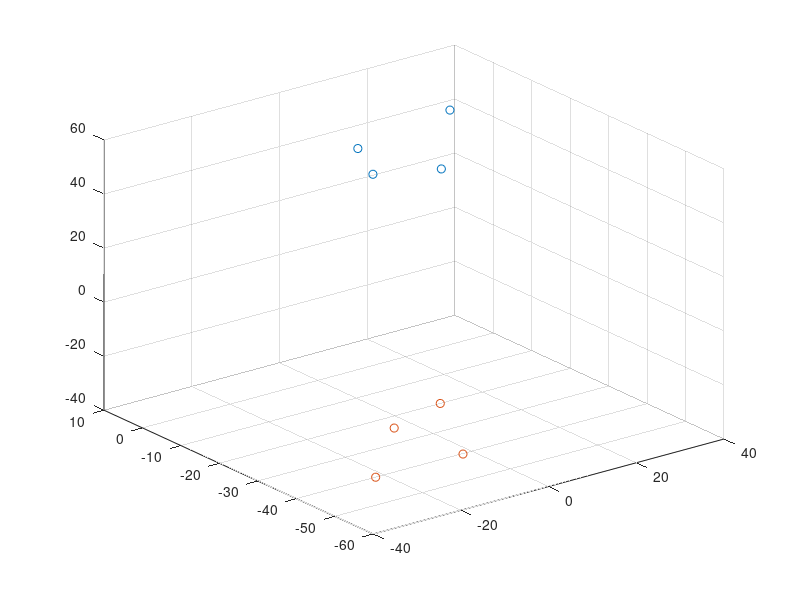
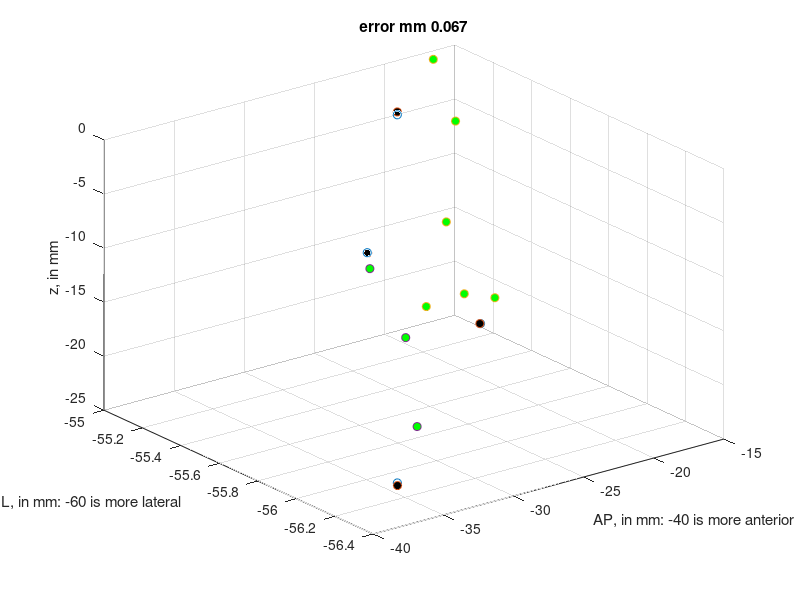

These charts were generated, in order, by the following MATLAB code: (Note: this script raises an error after producing the figures.)
%%%% microCT (micro photonics) coordinates

%based on micro photonics dataviewer coordinates, finding center of
%fiducial/well by eye:

%xyz are in pixel units, each pixel is 20 micron isotropic. 

fiducial_locations=[378,72,2201; 
                    674, 72, 2255;
                    1372, 72, 2205; %double check 72 vs 74
                    878, 72, 1959;
                    1174, 72, 1955;
                    974, 72, 1607];
                
added_fiducial_locations=[928,72,1366;%(CT only shows holes) for right hemisphere added.    
                          1228,72,1270;
                          530,72,1213];              
                
% well_locations = [526, 80, 2007;%new orientation: 2
%                   1576, 80, 2257; %new orientation: 1
%                   698, 80, 1455;  %new orientation: 4
%                   1478, 80, 1211]; %new orientation: 3 -- %80-88 about equally likely for all wells. 

well_locations = [526, 80, 2007;
    698, 80, 1455;
    1576, 80, 2257;
    1478, 80, 1211;
    ];

           
              %plot to confirm no blatant data entry errors
% figure,
% scatter3(fiducial_locations(:,1),fiducial_locations(:,2),fiducial_locations(:,3)); hold all;
% scatter3(well_locations(:,1),well_locations(:,2),well_locations(:,3));
% scatter3(added_fiducial_locations(:,1),added_fiducial_locations(:,2),added_fiducial_locations(:,3));


% %compute some distances between points and compare to rough caliper measurement
% norm(fiducial_locations(1,:)-fiducial_locations(2,:))*20 %6mm, correct
% norm(fiducial_locations(2,:)-fiducial_locations(3,:))*20 %14mm, correct
% norm(fiducial_locations(3,:)-fiducial_locations(4,:))*20 %11mm, correct
% norm(fiducial_locations(4,:)-fiducial_locations(5,:))*20 %6mm, correct
% norm(fiducial_locations(5,:)-fiducial_locations(6,:))*20 %8mm, correct
% 
% norm(added_fiducial_locations(1,:)-added_fiducial_locations(2,:))*20 %6mm, correct
% norm(added_fiducial_locations(2,:)-added_fiducial_locations(3,:))*20 %14mm, correct
% 


%compute distances in calibrated xray of fiducials



%find well locations [in mm] in MRI
%based on Atomo 230512,
%/Users/alinapeter/Documents/Atomo_right_chamber_xray230512,
%MPRAGE_500mu_HF scan only, which was adjusted during scan and then in
%slicer so grid is straight. 

%locations in coordinates S, A, R
% MRI_well_locations=[-3.79, -17.88, 63.74;
%                           17.24, -13.12, 63.41;
%                           -0.41 -29.12 63.78;
%                           15.06 -33.96 63.53];
MRI_well_locations_FH=[-3.63,-20.54,-55.15; %top posterior well
    -7.38, -31.35, -55.8;
    -24.5,-15.34,-55.04;
    -23.00, -36.15,-56.25];

MRI_well_locations_HF=[-3.4,-20.26,-55.04; %top posterior well
    -7.25, -31.62, -55.7;
    -24.4,-15.2,-55.26;
    -23.28, -36.14,-56.24];
MRI_well_locations=(MRI_well_locations_HF+MRI_well_locations_FH)./2;

% MRI_well_locations=[-9.4, -22.5, -56.6; %top posterior well
%     -6.07, -33.5, -56.5;
%     12.24 -17.7 -56.3;
%     9.3 -38.7 -56.4];

MRI_well_locations=[MRI_well_locations(:,2) MRI_well_locations(:,3) MRI_well_locations(:,1)];
%check distances between MRI well locations similar to differences in
%CT/reality.
% norm(MRI_well_locations(1,:)-MRI_well_locations(2,:)) %11.5, roughly correct
% norm(MRI_well_locations(2,:)-MRI_well_locations(3,:)) %24.2, correct
% norm(MRI_well_locations(3,:)-MRI_well_locations(4,:))  %21.2, roughly correct


 

%find amygdala top, bottom, center, M, L, and some blood vessel coordinates
%[in mm]

MRI_amy_locations_FH=[-10.66, -21.9, -8.47;
    -17.3,-21.9,-8.47;
    -14.8, -20.4, -8.9;
    -14.8, -23.4, -8.9;
    -14.8, -21.9, -11;%down - (:,1) is z
     -14.8, -21.9, -5.7;];
 

MRI_amy_locations_HF=[-11.14, -21.5, -8.97;
    -17.28,-21.5,-8.97;
    -14.6, -20, -8.97;
    -14.6, -23, -8.97;
    -14.6, -21.5, -11.16;%down - (:,1) is z
     -14.6, -21.5, -6.8;]; 
               
MRI_amy_locations=(MRI_amy_locations_HF+MRI_amy_locations_FH)./2;


MRI_amy_locations=[MRI_amy_locations(:,2) MRI_amy_locations(:,3) MRI_amy_locations(:,1)];
%convert fiducial + well location to mm
well_locations_mm = well_locations*20; %from pixel to micron
well_locations_mm = well_locations_mm*0.001; %from micron to mm


fiducial_locations_mm=fiducial_locations*20*0.001;
added_fiducial_locations_mm=added_fiducial_locations*20*0.001;

%find vector to shift from MRI well location to fiducial well location
%based on each location separately, or minimizing all points


figure,
scatter3(well_locations_mm(:,1),well_locations_mm(:,2),well_locations_mm(:,3)); hold all;
scatter3(MRI_well_locations(:,1),MRI_well_locations(:,2),MRI_well_locations(:,3))



%Procrustes tilt to MRI locations
meanMRISpace = mean(MRI_well_locations,1); %targetSpace delta
meanxraySpace   = mean(well_locations_mm,1); %mu
%

M=(well_locations_mm-meanxraySpace);
[Ux,S_xray,Vx]=svd(M);


M=(MRI_well_locations-meanMRISpace);
[Uc,S_MRI,Vc]=svd(M);
S_MRI=S_MRI(1:3,:); %Vc transposed compared to python
Uc=Uc(:,1:3);
F_MRI=Uc*S_MRI; %principle components of target space
[U_xray_to_F_MRI,~,V_xray_to_F_MRI]=svd((well_locations_mm-meanxraySpace)'*F_MRI);
Qf=U_xray_to_F_MRI*(V_xray_to_F_MRI');
Qa1=U_xray_to_F_MRI*diag([1,1,1])*V_xray_to_F_MRI';
Qa2=U_xray_to_F_MRI*diag([1,1,-1])*V_xray_to_F_MRI';

xrayCenter_a1=(zeros(1,3)-meanxraySpace)*Qa1*Vc'+meanMRISpace;
%xrayCenter_a2=(zeros(1,3)-meanxraySpace)*Qa2*Vc'+meanMRISpace;


%if norm(xrayCenterInMRI_hat-xrayCenter_a1)<norm(xrayCenterInMRI_hat-xrayCenter_a2)
    
    well_locations_mmA1=((well_locations_mm-meanxraySpace)*Qa1*Vc')+meanMRISpace;
    
%else
    
    %well_locations_mmA2=(well_locations_mm-meanxraySpace)*Qa2*Vc+meanMRISpace;
    
%end

%move CT into MRI space 
well_locations_mm=well_locations_mmA1;
fiducial_locations_mm=((fiducial_locations_mm-meanxraySpace)*Qa1*Vc')+meanMRISpace;
added_fiducial_locations_mm=((added_fiducial_locations_mm-meanxraySpace)*Qa1*Vc')+meanMRISpace;




figure,
scatter3(well_locations_mmA1(:,1),well_locations_mmA1(:,2),well_locations_mmA1(:,3)); hold all;
%scatter3(well_locations_mmA2(:,1),well_locations_mmA2(:,2),well_locations_mmA2(:,3));
%hold all;this is clearly the failed case. 

scatter3(MRI_well_locations(:,1),MRI_well_locations(:,2),MRI_well_locations(:,3),'MarkerFaceColor','k')
scatter3(fiducial_locations_mm(:,1),fiducial_locations_mm(:,2),fiducial_locations_mm(:,3),'MarkerFaceColor','g')
scatter3(added_fiducial_locations_mm(:,1),added_fiducial_locations_mm(:,2),added_fiducial_locations_mm(:,3),'MarkerFaceColor','g')



error=mean(abs(well_locations_mmA1-MRI_well_locations),'all');
title(['error mm ' num2str(error,2)])
xlabel('AP, in mm: -40 is more anterior')
ylabel('ML, in mm: -60 is more lateral')
zlabel('z, in mm')






save('/Users/alinapeter/Documents/MatlabCode/microCT_fiducials_wells_xrayArm_MRI_Atomo_230623.mat','well_locations_mm','MRI_well_locations','fiducial_locations_mm','added_fiducial_locations_mm',...
                                        'MRI_amy_locations')



